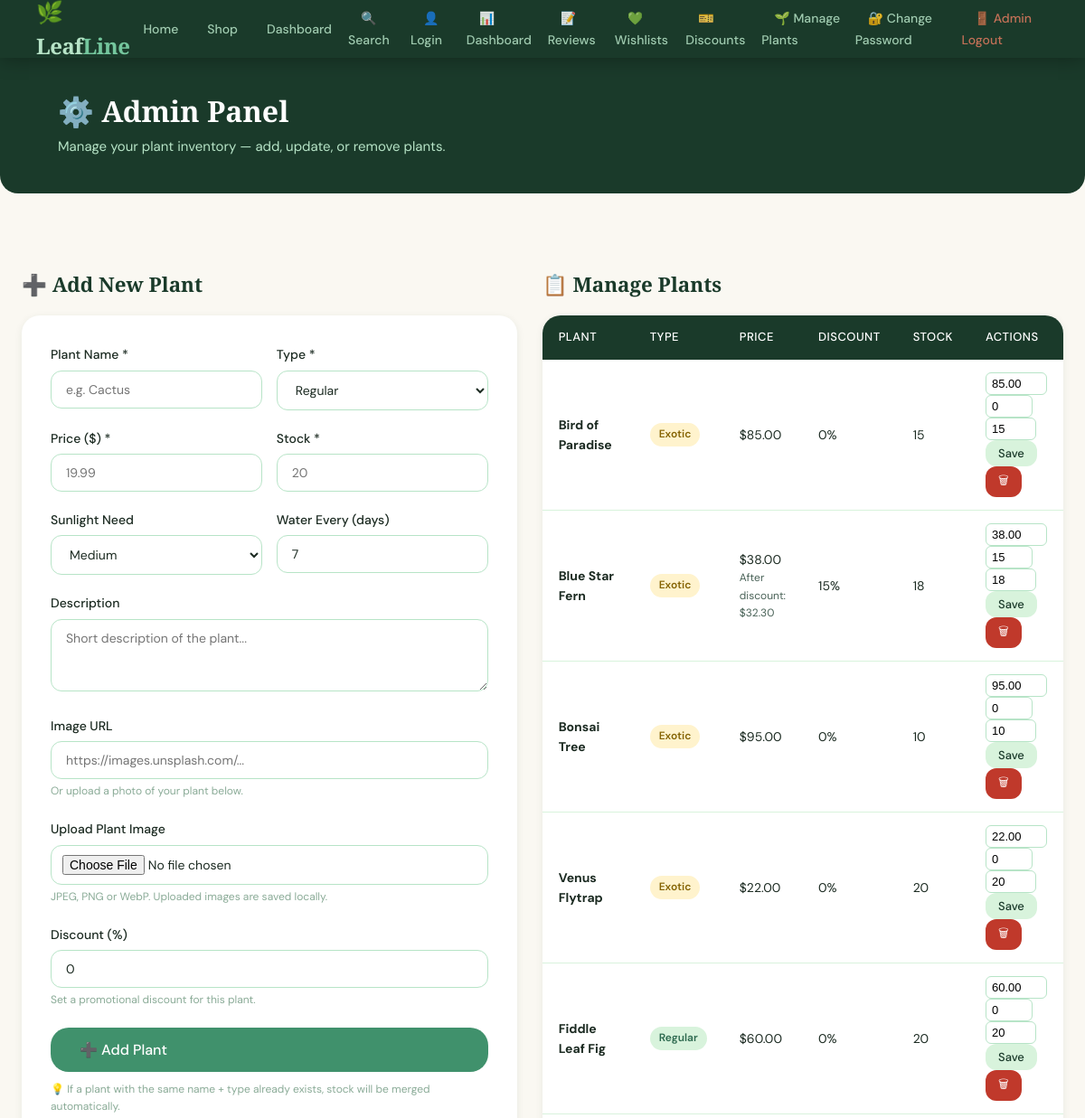
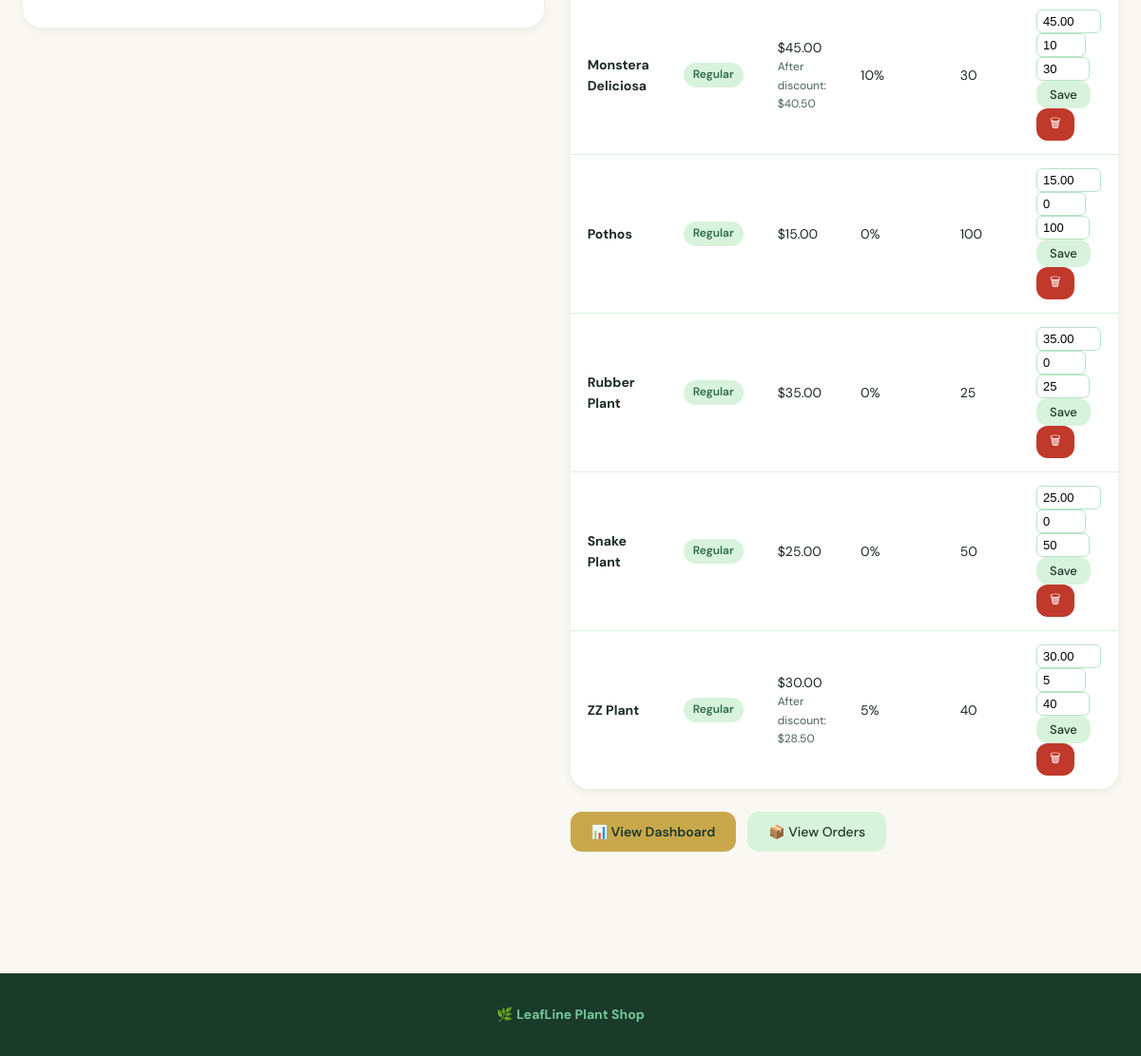
The page /add_plant.php (signed in) on the database its author committed (2 pictures, top to bottom).
### tables this page shows
CREATE TABLE IF NOT EXISTS plants (
    id INT AUTO_INCREMENT PRIMARY KEY,
    name VARCHAR(150) NOT NULL,
    description TEXT,
    price DECIMAL(10,2) NOT NULL DEFAULT 0,
    image_url VARCHAR(500),
    type VARCHAR(20) NOT NULL DEFAULT 'regular',
    sunlight VARCHAR(50) NOT NULL DEFAULT 'Medium',
    watering_days INT NOT NULL DEFAULT 7,
    stock INT NOT NULL DEFAULT 0,
    discount_percent TINYINT NOT NULL DEFAULT 0,
    created_at DATETIME NOT NULL DEFAULT CURRENT_TIMESTAMP
);

### db.php (called while the page is built, shortened)
<?php
function isAdmin() {
    return isset($_SESSION['admin_verified']) && $_SESSION['admin_verified'] === true;
}
function e($str) {
    return htmlspecialchars($str, ENT_QUOTES, 'UTF-8');
}
function formatPrice($price) {
    return '$' . number_format($price, 2);
}
function discountedPrice($price, $discountPercent) {
    $discountPercent = max(0, min(100, (int)$discountPercent));
    return $discountPercent > 0 ? $price * (1 - $discountPercent / 100) : $price;
}
?>

### add_plant.php (the view, shortened to what this page needs)
<?php
require_once 'db.php';
$msg = '';
$msgType = '';
$allPlants = $conn->query("SELECT * FROM plants ORDER BY type, name");
?>
<!DOCTYPE html>
<html lang="en">
<head>
    <link rel="stylesheet" href="style.css">
</head>
<body>
<nav class="navbar">
    <a href="/plantshop/" class="navbar-brand">🌿 Leaf<span>Line</span></a>
    <ul class="navbar-nav">
        <li><a href="/plantshop/">Home</a></li>
        <li><a href="shop">Shop</a></li>
        <li><a href="dashboard">Dashboard</a></li>
        <li><a href="search.php">🔍 Search</a></li>
        <?php if (isset($_SESSION['customer_id'])): ?>
        <li><a href="account.php">🙍 My Account</a></li>
        <li><a href="loyalty.php">🏆 Rewards</a></li>
        <li><a href="logout.php">🚪 Logout</a></li>
        <?php else: ?>
        <li><a href="login.php">👤 Login</a></li>
        <?php endif; ?>
        <?php if (isAdmin()): ?>
        <li><a href="dashboard">📊 Dashboard</a></li>
        <li><a href="admin_reviews">📝 Reviews</a></li>
        <li><a href="admin_wishlist">💚 Wishlists</a></li>
        <li><a href="discount_codes">🎫 Discounts</a></li>
        <li><a href="add_plant">🌱 Manage Plants</a></li>
        <li><a href="admin_change_password.php">🔐 Change Password</a></li>
        <li><a href="add_plant?logout=1" style="color:#e07a5f;">🚪 Admin Logout</a></li>
        <?php else: ?>
        <li><a href="admin_login.php">⚙ Admin</a></li>
        <?php endif; ?>
    </ul>
</nav>
<?php if (!isAdmin()): ?>
<div class="page-wrapper">
    <div class="pin-gate">
        <div style="font-size:3rem; margin-bottom:16px;">🔐</div>
        <h2>Admin Access</h2>
        <p>Enter the admin PIN to manage plants, view analytics, and more.</p>
        <?php if ($msg): ?>
        <div class="alert alert-<?= $msgType ?>"><?= $msg ?></div>
        <?php endif; ?>
        <form method="POST">
            <div class="form-group">
                <input type="password" name="pin" class="form-control"
                       placeholder="Enter PIN" style="text-align:center; font-size:1.5rem; letter-spacing:8px;"
                       maxlength="10" autofocus>
            </div>
            <button type="submit" class="btn btn-primary btn-lg" style="width:100%;">Unlock Admin</button>
        </form>
        <p style="margin-top:16px; font-size:12px; color:var(--text-light);">Default PIN: 111</p>
    </div>
</div>
<?php else:  ?>
<div class="page-header">
    <div class="container">
        <h1>⚙️ Admin Panel</h1>
        <p>Manage your plant inventory — add, update, or remove plants.</p>
    </div>
</div>
<div class="page-wrapper">
    <div class="admin-grid">
        <div>
            <h2 class="section-title">➕ Add New Plant</h2>
            <div class="form-card">
                <form method="POST" enctype="multipart/form-data">
                    <div class="form-row">
                        <div class="form-group">
                            <label class="form-label">Plant Name *</label>
                            <input type="text" name="name" class="form-control" placeholder="e.g. Cactus" required>
                        </div>
                        <div class="form-group">
                            <label class="form-label">Type *</label>
                            <select name="type" class="form-control">
                                <option value="regular">Regular</option>
                            </select>
                        </div>
                    </div>
                    <div class="form-row">
                        <div class="form-group">
                            <label class="form-label">Price ($) *</label>
                            <input type="number" name="price" class="form-control" placeholder="19.99" step="0.01" min="0.01" required>
                        </div>
                        <div class="form-group">
                            <label class="form-label">Stock *</label>
                            <input type="number" name="stock" class="form-control" placeholder="20" min="0" required>
                        </div>
                    </div>
                    <div class="form-row">
                        <div class="form-group">
                            <label class="form-label">Sunlight Need</label>
                            <select name="sunlight" class="form-control">
                                <option value="Medium" selected>Medium</option>
                            </select>
                        </div>
                        <div class="form-group">
                            <label class="form-label">Water Every (days)</label>
                            <input type="number" name="watering_days" class="form-control" value="7" min="1">
                        </div>
                    </div>
                    <div class="form-group">
                        <label class="form-label">Description</label>
                        <textarea name="description" class="form-control" placeholder="Short description of the plant..."></textarea>
                    </div>
                        <div class="form-group">
                        <label class="form-label">Image URL</label>
                        <input type="url" name="image_url" class="form-control"
                               placeholder="https://images.unsplash.com/...">
                        <small style="color:var(--text-light); font-size:12px;">Or upload a photo of your plant below.</small>
                    </div>
                    <div class="form-group">
                        <label class="form-label">Upload Plant Image</label>
                        <input type="file" name="image_file" accept="image/*" class="form-control" style="padding:10px 12px;">
                        <small style="color:var(--text-light); font-size:12px;">JPEG, PNG or WebP. Uploaded images are saved locally.</small>
                    </div>
                    <div class="form-group">
                        <label class="form-label">Discount (%)</label>
                        <input type="number" name="discount_percent" class="form-control" placeholder="0"
                               min="0" max="100" value="0">
                        <small style="color:var(--text-light); font-size:12px;">Set a promotional discount for this plant.</small>
                    </div>
                    <button type="submit" class="btn btn-primary btn-lg" style="width:100%;">
                        ➕ Add Plant
                    </button>
                    <p style="font-size:12px; color:var(--text-light); margin-top:10px;">
                        💡 If a plant with the same name + type already exists, stock will be merged automatically.
                    </p>
                </form>
            </div>
        </div>
        <div>
            <h2 class="section-title">📋 Manage Plants</h2>
            <div class="table-card">
                <table>
                    <thead>
                        <tr>
                            <th>Plant</th>
                            <th>Type</th>
                            <th>Price</th>
                            <th>Discount</th>
                            <th>Stock</th>
                            <th>Actions</th>
                        </tr>
                    </thead>
                    <tbody>
                    <?php while ($p = $allPlants->fetch_assoc()): ?>
                    <tr>
                        <td>
                            <div style="display:flex; align-items:center; gap:10px;">
                                <strong><?= e($p['name']) ?></strong>
                            </div>
                        </td>
                        <td><span class="badge <?= $p['type']==='exotic' ? 'badge-gold' : 'badge-green' ?>"><?= ucfirst($p['type']) ?></span></td>
                        <td>
                            <?= formatPrice($p['price']) ?>
                            <?php if (!empty($p['discount_percent'])): ?>
                                <div style="font-size:12px; color:var(--text-mid);">After discount: <?= formatPrice(discountedPrice($p['price'], $p['discount_percent'])) ?></div>
                            <?php endif; ?>
                        </td>
                        <td><?= $p['discount_percent'] ?>%</td>
                        <td class="<?= $p['stock'] <= 3 ? 'stock-low' : '' ?>">
                            <?= $p['stock'] ?><?= $p['stock'] <= 3 ? ' ⚠️' : '' ?>
                        </td>
                        <td>
                            <form method="POST" style="display:inline;" onsubmit="return confirm('Update this plant?')">
                                <input type="number" name="price" value="<?= $p['price'] ?>"
                                       style="width:68px; padding:4px 6px; border:1px solid var(--green-pale); border-radius:6px; font-size:13px;"
                                       step="0.01" min="0.01">
                                <input type="number" name="discount_percent" value="<?= $p['discount_percent'] ?? 0 ?>"
                                       style="width:52px; padding:4px 6px; border:1px solid var(--green-pale); border-radius:6px; font-size:13px;"
                                       min="0" max="100" placeholder="%">
                                <input type="number" name="stock" value="<?= $p['stock'] ?>"
                                       style="width:56px; padding:4px 6px; border:1px solid var(--green-pale); border-radius:6px; font-size:13px;"
                                       min="0">
                                <button type="submit" class="btn btn-secondary btn-sm">Save</button>
                            </form>
                            <form method="POST" style="display:inline;" onsubmit="return confirm('Delete this plant permanently?')">
                                <button type="submit" class="btn btn-danger btn-sm">🗑</button>
                            </form>
                        </td>
                    </tr>
                    <?php endwhile; ?>
                    </tbody>
                </table>
            </div>
            <div style="margin-top:24px;">
                <a href="dashboard" class="btn btn-gold">📊 View Dashboard</a>
                <a href="orders" class="btn btn-secondary" style="margin-left:8px;">📦 View Orders</a>
            </div>
        </div>
    </div>
</div>
<?php endif; ?>
<footer>
    <p>🌿 <strong>LeafLine Plant Shop</strong></p>
</footer>
</body>
</html>

### rows shown on the page
plants: name "Bird of Paradise", type "Exotic", price "$85.00", discount_percent "0", stock "15", price "85.00"
plants: name "Blue Star Fern", type "Exotic", price "$38.00", price+discount_percent "$32.30", discount_percent "15", stock "18", price "38.00"
plants: name "Bonsai Tree", type "Exotic", price "$95.00", discount_percent "0", stock "10", price "95.00"
plants: name "Venus Flytrap", type "Exotic", price "$22.00", discount_percent "0", stock "20", price "22.00"
plants: name "Fiddle Leaf Fig", type "Regular", price "$60.00", discount_percent "0", stock "20", price "60.00"
plants: name "Monstera Deliciosa", type "Regular", price "$45.00", price+discount_percent "$40.50", discount_percent "10", stock "30", price "45.00"
plants: name "Pothos", type "Regular", price "$15.00", discount_percent "0", stock "100", price "15.00"
plants: name "Rubber Plant", type "Regular", price "$35.00", discount_percent "0", stock "25", price "35.00"
plants: name "Snake Plant", type "Regular", price "$25.00", discount_percent "0", stock "50", price "25.00"
plants: name "ZZ Plant", type "Regular", price "$30.00", price+discount_percent "$28.50", discount_percent "5", stock "40", price "30.00"
